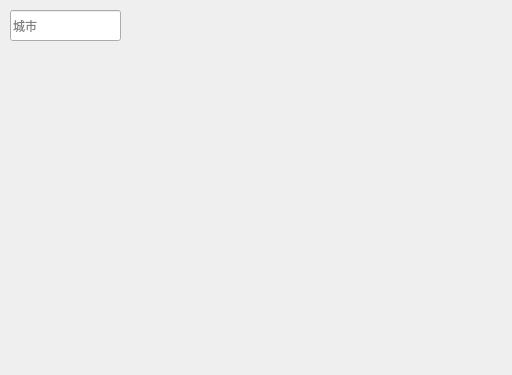
<?xml version="1.0" encoding="UTF-8"?>
<ui version="4.0">
 <class>MainWindow</class>
 <widget class="QMainWindow" name="MainWindow">
  <property name="geometry">
   <rect>
    <x>0</x>
    <y>0</y>
    <width>512</width>
    <height>375</height>
   </rect>
  </property>
  <property name="windowTitle">
   <string>MainWindow</string>
  </property>
  <property name="styleSheet">
   <string notr="true">border-image: url(:/pic/UI.png);</string>
  </property>
  <widget class="QWidget" name="centralWidget">
   <widget class="QLabel" name="date">
    <property name="geometry">
     <rect>
      <x>150</x>
      <y>10</y>
      <width>200</width>
      <height>25</height>
     </rect>
    </property>
    <property name="font">
     <font>
      <pointsize>15</pointsize>
      <weight>75</weight>
      <bold>true</bold>
     </font>
    </property>
    <property name="text">
     <string/>
    </property>
    <property name="alignment">
     <set>Qt::AlignCenter</set>
    </property>
   </widget>
   <widget class="QLineEdit" name="cityEdit">
    <property name="geometry">
     <rect>
      <x>10</x>
      <y>10</y>
      <width>111</width>
      <height>31</height>
     </rect>
    </property>
    <property name="focusPolicy">
     <enum>Qt::StrongFocus</enum>
    </property>
    <property name="text">
     <string/>
    </property>
    <property name="placeholderText">
     <string>城市</string>
    </property>
   </widget>
   <widget class="QWidget" name="layoutWidget">
    <property name="geometry">
     <rect>
      <x>270</x>
      <y>190</y>
      <width>211</width>
      <height>32</height>
     </rect>
    </property>
    <layout class="QGridLayout" name="gridLayout_6">
     <item row="0" column="0">
      <widget class="QLabel" name="label">
       <property name="minimumSize">
        <size>
         <width>30</width>
         <height>30</height>
        </size>
       </property>
       <property name="maximumSize">
        <size>
         <width>30</width>
         <height>30</height>
        </size>
       </property>
       <property name="font">
        <font>
         <family>微软雅黑</family>
         <pointsize>10</pointsize>
         <weight>75</weight>
         <bold>true</bold>
        </font>
       </property>
       <property name="text">
        <string/>
       </property>
      </widget>
     </item>
     <item row="0" column="1">
      <widget class="QLabel" name="sunrise">
       <property name="font">
        <font>
         <pointsize>10</pointsize>
        </font>
       </property>
       <property name="text">
        <string/>
       </property>
      </widget>
     </item>
     <item row="0" column="2">
      <widget class="QLabel" name="label_2">
       <property name="maximumSize">
        <size>
         <width>30</width>
         <height>30</height>
        </size>
       </property>
       <property name="font">
        <font>
         <family>微软雅黑</family>
         <pointsize>10</pointsize>
         <weight>75</weight>
         <bold>true</bold>
        </font>
       </property>
       <property name="text">
        <string/>
       </property>
      </widget>
     </item>
     <item row="0" column="3">
      <widget class="QLabel" name="sunset">
       <property name="font">
        <font>
         <pointsize>10</pointsize>
        </font>
       </property>
       <property name="text">
        <string/>
       </property>
      </widget>
     </item>
    </layout>
   </widget>
   <widget class="QWidget" name="layoutWidget_2">
    <property name="geometry">
     <rect>
      <x>90</x>
      <y>190</y>
      <width>168</width>
      <height>32</height>
     </rect>
    </property>
    <layout class="QGridLayout" name="gridLayout_8">
     <item row="0" column="0">
      <widget class="QLabel" name="fengxiang">
       <property name="minimumSize">
        <size>
         <width>70</width>
         <height>30</height>
        </size>
       </property>
       <property name="maximumSize">
        <size>
         <width>70</width>
         <height>30</height>
        </size>
       </property>
       <property name="font">
        <font>
         <pointsize>10</pointsize>
         <weight>75</weight>
         <bold>true</bold>
        </font>
       </property>
       <property name="text">
        <string/>
       </property>
       <property name="scaledContents">
        <bool>true</bool>
       </property>
       <property name="alignment">
        <set>Qt::AlignRight|Qt::AlignTrailing|Qt::AlignVCenter</set>
       </property>
      </widget>
     </item>
     <item row="0" column="1">
      <widget class="QLabel" name="fengli">
       <property name="minimumSize">
        <size>
         <width>80</width>
         <height>30</height>
        </size>
       </property>
       <property name="maximumSize">
        <size>
         <width>80</width>
         <height>30</height>
        </size>
       </property>
       <property name="font">
        <font>
         <pointsize>10</pointsize>
         <weight>50</weight>
         <bold>false</bold>
        </font>
       </property>
       <property name="text">
        <string/>
       </property>
      </widget>
     </item>
    </layout>
   </widget>
   <widget class="QWidget" name="layoutWidget_3">
    <property name="geometry">
     <rect>
      <x>20</x>
      <y>190</y>
      <width>71</width>
      <height>32</height>
     </rect>
    </property>
    <layout class="QGridLayout" name="gridLayout_7">
     <item row="0" column="0">
      <widget class="QLabel" name="label_3">
       <property name="minimumSize">
        <size>
         <width>30</width>
         <height>30</height>
        </size>
       </property>
       <property name="maximumSize">
        <size>
         <width>30</width>
         <height>30</height>
        </size>
       </property>
       <property name="font">
        <font>
         <pointsize>10</pointsize>
         <weight>75</weight>
         <bold>true</bold>
        </font>
       </property>
       <property name="text">
        <string/>
       </property>
       <property name="scaledContents">
        <bool>true</bool>
       </property>
       <property name="alignment">
        <set>Qt::AlignRight|Qt::AlignTrailing|Qt::AlignVCenter</set>
       </property>
      </widget>
     </item>
     <item row="0" column="1">
      <widget class="QLabel" name="shidu">
       <property name="minimumSize">
        <size>
         <width>30</width>
         <height>30</height>
        </size>
       </property>
       <property name="maximumSize">
        <size>
         <width>30</width>
         <height>30</height>
        </size>
       </property>
       <property name="font">
        <font>
         <pointsize>10</pointsize>
         <weight>50</weight>
         <bold>false</bold>
        </font>
       </property>
       <property name="text">
        <string/>
       </property>
       <property name="alignment">
        <set>Qt::AlignLeading|Qt::AlignLeft|Qt::AlignVCenter</set>
       </property>
      </widget>
     </item>
    </layout>
   </widget>
   <widget class="QToolButton" name="getButton">
    <property name="geometry">
     <rect>
      <x>95</x>
      <y>16</y>
      <width>21</width>
      <height>21</height>
     </rect>
    </property>
    <property name="cursor">
     <cursorShape>PointingHandCursor</cursorShape>
    </property>
    <property name="toolTip">
     <string>查询天气</string>
    </property>
    <property name="styleSheet">
     <string notr="true">border-image: url(:/pics/查找);</string>
    </property>
    <property name="text">
     <string/>
    </property>
    <property name="icon">
     <iconset>
      <normaloff>:/images/search</normaloff>:/images/search</iconset>
    </property>
    <property name="iconSize">
     <size>
      <width>21</width>
      <height>21</height>
     </size>
    </property>
    <property name="autoRaise">
     <bool>true</bool>
    </property>
   </widget>
   <widget class="QPushButton" name="updateButton">
    <property name="geometry">
     <rect>
      <x>470</x>
      <y>10</y>
      <width>25</width>
      <height>25</height>
     </rect>
    </property>
    <property name="cursor">
     <cursorShape>PointingHandCursor</cursorShape>
    </property>
    <property name="toolTip">
     <string>换肤</string>
    </property>
    <property name="text">
     <string/>
    </property>
    <property name="iconSize">
     <size>
      <width>25</width>
      <height>25</height>
     </size>
    </property>
    <property name="flat">
     <bool>true</bool>
    </property>
   </widget>
   <widget class="QLabel" name="temp">
    <property name="geometry">
     <rect>
      <x>60</x>
      <y>50</y>
      <width>150</width>
      <height>100</height>
     </rect>
    </property>
    <property name="font">
     <font>
      <family>楷体</family>
      <pointsize>55</pointsize>
      <weight>50</weight>
      <bold>false</bold>
     </font>
    </property>
    <property name="text">
     <string/>
    </property>
    <property name="alignment">
     <set>Qt::AlignCenter</set>
    </property>
   </widget>
   <widget class="QWidget" name="layoutWidget_4">
    <property name="geometry">
     <rect>
      <x>10</x>
      <y>230</y>
      <width>491</width>
      <height>131</height>
     </rect>
    </property>
    <layout class="QHBoxLayout" name="horizontalLayout">
     <item>
      <layout class="QGridLayout" name="gridLayout">
       <item row="0" column="0">
        <widget class="QLabel" name="forecast_0_date">
         <property name="minimumSize">
          <size>
           <width>80</width>
           <height>20</height>
          </size>
         </property>
         <property name="maximumSize">
          <size>
           <width>80</width>
           <height>20</height>
          </size>
         </property>
         <property name="font">
          <font>
           <family>微软雅黑</family>
           <pointsize>10</pointsize>
          </font>
         </property>
         <property name="text">
          <string/>
         </property>
         <property name="alignment">
          <set>Qt::AlignCenter</set>
         </property>
        </widget>
       </item>
       <item row="1" column="0">
        <widget class="QLabel" name="forecast_0_type">
         <property name="minimumSize">
          <size>
           <width>78</width>
           <height>75</height>
          </size>
         </property>
         <property name="text">
          <string/>
         </property>
         <property name="scaledContents">
          <bool>true</bool>
         </property>
        </widget>
       </item>
       <item row="2" column="0">
        <widget class="QLabel" name="forecast_0_temp">
         <property name="minimumSize">
          <size>
           <width>75</width>
           <height>20</height>
          </size>
         </property>
         <property name="maximumSize">
          <size>
           <width>75</width>
           <height>20</height>
          </size>
         </property>
         <property name="font">
          <font>
           <family>微软雅黑</family>
          </font>
         </property>
         <property name="text">
          <string/>
         </property>
         <property name="alignment">
          <set>Qt::AlignCenter</set>
         </property>
        </widget>
       </item>
      </layout>
     </item>
     <item>
      <layout class="QGridLayout" name="gridLayout_2">
       <item row="0" column="0">
        <widget class="QLabel" name="forecast_1_date">
         <property name="minimumSize">
          <size>
           <width>75</width>
           <height>20</height>
          </size>
         </property>
         <property name="maximumSize">
          <size>
           <width>75</width>
           <height>20</height>
          </size>
         </property>
         <property name="font">
          <font>
           <family>微软雅黑</family>
           <pointsize>10</pointsize>
          </font>
         </property>
         <property name="text">
          <string/>
         </property>
         <property name="alignment">
          <set>Qt::AlignCenter</set>
         </property>
        </widget>
       </item>
       <item row="1" column="0">
        <widget class="QLabel" name="forecast_1_type">
         <property name="minimumSize">
          <size>
           <width>78</width>
           <height>75</height>
          </size>
         </property>
         <property name="text">
          <string/>
         </property>
         <property name="scaledContents">
          <bool>true</bool>
         </property>
        </widget>
       </item>
       <item row="2" column="0">
        <widget class="QLabel" name="forecast_1_temp">
         <property name="minimumSize">
          <size>
           <width>75</width>
           <height>20</height>
          </size>
         </property>
         <property name="maximumSize">
          <size>
           <width>75</width>
           <height>20</height>
          </size>
         </property>
         <property name="font">
          <font>
           <family>微软雅黑</family>
          </font>
         </property>
         <property name="text">
          <string/>
         </property>
         <property name="alignment">
          <set>Qt::AlignCenter</set>
         </property>
        </widget>
       </item>
      </layout>
     </item>
     <item>
      <layout class="QGridLayout" name="gridLayout_3">
       <item row="0" column="0">
        <widget class="QLabel" name="forecast_2_date">
         <property name="minimumSize">
          <size>
           <width>75</width>
           <height>20</height>
          </size>
         </property>
         <property name="maximumSize">
          <size>
           <width>75</width>
           <height>20</height>
          </size>
         </property>
         <property name="font">
          <font>
           <family>微软雅黑</family>
           <pointsize>10</pointsize>
          </font>
         </property>
         <property name="text">
          <string/>
         </property>
         <property name="alignment">
          <set>Qt::AlignCenter</set>
         </property>
        </widget>
       </item>
       <item row="1" column="0">
        <widget class="QLabel" name="forecast_2_type">
         <property name="minimumSize">
          <size>
           <width>78</width>
           <height>75</height>
          </size>
         </property>
         <property name="text">
          <string/>
         </property>
         <property name="scaledContents">
          <bool>true</bool>
         </property>
        </widget>
       </item>
       <item row="2" column="0">
        <widget class="QLabel" name="forecast_2_temp">
         <property name="minimumSize">
          <size>
           <width>75</width>
           <height>20</height>
          </size>
         </property>
         <property name="maximumSize">
          <size>
           <width>75</width>
           <height>20</height>
          </size>
         </property>
         <property name="font">
          <font>
           <family>微软雅黑</family>
          </font>
         </property>
         <property name="text">
          <string/>
         </property>
         <property name="alignment">
          <set>Qt::AlignCenter</set>
         </property>
        </widget>
       </item>
      </layout>
     </item>
     <item>
      <layout class="QGridLayout" name="gridLayout_4">
       <item row="0" column="0">
        <widget class="QLabel" name="forecast_3_date">
         <property name="minimumSize">
          <size>
           <width>75</width>
           <height>20</height>
          </size>
         </property>
         <property name="maximumSize">
          <size>
           <width>75</width>
           <height>20</height>
          </size>
         </property>
         <property name="font">
          <font>
           <family>微软雅黑</family>
           <pointsize>10</pointsize>
          </font>
         </property>
         <property name="text">
          <string/>
         </property>
         <property name="alignment">
          <set>Qt::AlignCenter</set>
         </property>
        </widget>
       </item>
       <item row="1" column="0">
        <widget class="QLabel" name="forecast_3_type">
         <property name="minimumSize">
          <size>
           <width>78</width>
           <height>75</height>
          </size>
         </property>
         <property name="text">
          <string/>
         </property>
         <property name="scaledContents">
          <bool>true</bool>
         </property>
        </widget>
       </item>
       <item row="2" column="0">
        <widget class="QLabel" name="forecast_3_temp">
         <property name="minimumSize">
          <size>
           <width>75</width>
           <height>20</height>
          </size>
         </property>
         <property name="maximumSize">
          <size>
           <width>75</width>
           <height>20</height>
          </size>
         </property>
         <property name="font">
          <font>
           <family>微软雅黑</family>
          </font>
         </property>
         <property name="text">
          <string/>
         </property>
         <property name="alignment">
          <set>Qt::AlignCenter</set>
         </property>
        </widget>
       </item>
      </layout>
     </item>
     <item>
      <layout class="QGridLayout" name="gridLayout_5">
       <item row="0" column="0">
        <widget class="QLabel" name="forecast_4_date">
         <property name="minimumSize">
          <size>
           <width>75</width>
           <height>20</height>
          </size>
         </property>
         <property name="maximumSize">
          <size>
           <width>75</width>
           <height>20</height>
          </size>
         </property>
         <property name="font">
          <font>
           <family>微软雅黑</family>
           <pointsize>10</pointsize>
          </font>
         </property>
         <property name="text">
          <string/>
         </property>
         <property name="alignment">
          <set>Qt::AlignCenter</set>
         </property>
        </widget>
       </item>
       <item row="2" column="0">
        <widget class="QLabel" name="forecast_4_temp">
         <property name="minimumSize">
          <size>
           <width>75</width>
           <height>20</height>
          </size>
         </property>
         <property name="maximumSize">
          <size>
           <width>75</width>
           <height>20</height>
          </size>
         </property>
         <property name="font">
          <font>
           <family>微软雅黑</family>
          </font>
         </property>
         <property name="text">
          <string/>
         </property>
         <property name="alignment">
          <set>Qt::AlignCenter</set>
         </property>
        </widget>
       </item>
       <item row="1" column="0">
        <widget class="QLabel" name="forecast_4_type">
         <property name="minimumSize">
          <size>
           <width>78</width>
           <height>75</height>
          </size>
         </property>
         <property name="text">
          <string/>
         </property>
         <property name="scaledContents">
          <bool>true</bool>
         </property>
        </widget>
       </item>
      </layout>
     </item>
    </layout>
   </widget>
   <widget class="QLabel" name="city">
    <property name="geometry">
     <rect>
      <x>60</x>
      <y>150</y>
      <width>150</width>
      <height>30</height>
     </rect>
    </property>
    <property name="font">
     <font>
      <pointsize>13</pointsize>
      <weight>75</weight>
      <bold>true</bold>
     </font>
    </property>
    <property name="text">
     <string/>
    </property>
    <property name="alignment">
     <set>Qt::AlignCenter</set>
    </property>
   </widget>
   <widget class="QWidget" name="">
    <property name="geometry">
     <rect>
      <x>290</x>
      <y>50</y>
      <width>191</width>
      <height>121</height>
     </rect>
    </property>
    <layout class="QGridLayout" name="gridLayout_9">
     <item row="0" column="0">
      <widget class="QLabel" name="label_4">
       <property name="minimumSize">
        <size>
         <width>30</width>
         <height>85</height>
        </size>
       </property>
       <property name="maximumSize">
        <size>
         <width>30</width>
         <height>85</height>
        </size>
       </property>
       <property name="font">
        <font>
         <family>微软雅黑</family>
         <pointsize>11</pointsize>
         <weight>75</weight>
         <bold>true</bold>
        </font>
       </property>
       <property name="text">
        <string/>
       </property>
       <property name="alignment">
        <set>Qt::AlignCenter</set>
       </property>
      </widget>
     </item>
     <item row="0" column="1">
      <widget class="QTextBrowser" name="ganmao">
       <property name="font">
        <font>
         <pointsize>12</pointsize>
        </font>
       </property>
       <property name="styleSheet">
        <string notr="true">background: transparent;border-color:transparent;border:0px;</string>
       </property>
       <property name="verticalScrollBarPolicy">
        <enum>Qt::ScrollBarAlwaysOff</enum>
       </property>
       <property name="horizontalScrollBarPolicy">
        <enum>Qt::ScrollBarAlwaysOff</enum>
       </property>
       <property name="openLinks">
        <bool>false</bool>
       </property>
      </widget>
     </item>
    </layout>
   </widget>
   <zorder>cityEdit</zorder>
   <zorder>date</zorder>
   <zorder>layoutWidget</zorder>
   <zorder>layoutWidget_2</zorder>
   <zorder>layoutWidget_3</zorder>
   <zorder>updateButton</zorder>
   <zorder>temp</zorder>
   <zorder>layoutWidget_4</zorder>
   <zorder>city</zorder>
   <zorder>layoutWidget_5</zorder>
   <zorder>getButton</zorder>
  </widget>
 </widget>
 <layoutdefault spacing="6" margin="11"/>
 <resources/>
 <connections/>
</ui>
